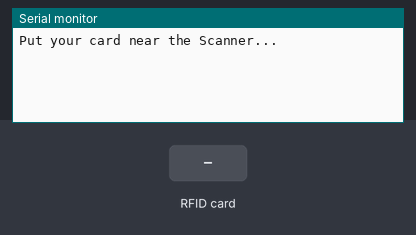
Recording of a sketch running on a simulated Arduino Mega 2560, built with avr-gcc and run on an emulated ATmega2560. Parts: the last lines printed to the serial monitor. Inputs (shaded band) come from the test bench.

Above: at 1.2 s.
1.3 s: RFID card D3 46 14 0A held to the reader
At 1.9 s:
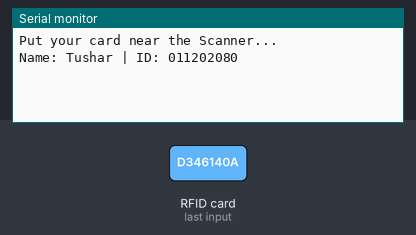
2.8 s: RFID card 43 9E 5D 97 held to the reader
At 3.3 s:
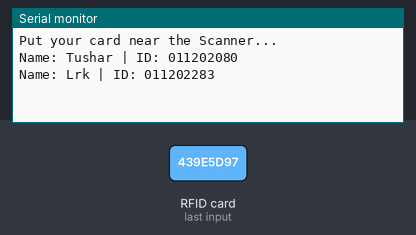
4.3 s: RFID card 5E 7A 19 C4 held to the reader
At 4.6 s:
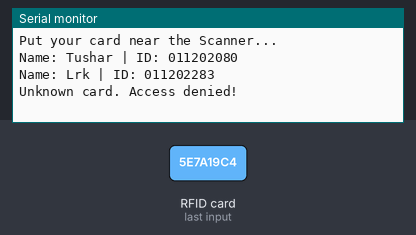

The sketch:

RFID_Excel.ino
```cpp
#include <SPI.h>
#include <MFRC522.h>

#define SS_PIN 53
#define RST_PIN 5

MFRC522 mfrc522(SS_PIN, RST_PIN); // Create MFRC522 instance.

byte Name1[5] = {0xD3, 0x46, 0x14, 0x0A}; // Tushar UID card
byte Name2[5] = {0x43, 0x9E, 0x5D, 0x97}; // Lrk UID card

void setup() {
  Serial.begin(9600);
  SPI.begin(); // Initiate  SPI bus
  mfrc522.PCD_Init(); // Initiate MFRC522
  Serial.println("Put your card near the Scanner...");
  Serial.println();
}

void loop() {
  // Look for new cards
  if ( ! mfrc522.PICC_IsNewCardPresent()) {
    return;
  }

  // Select one of the cards
  if ( ! mfrc522.PICC_ReadCardSerial()) {
    return;
  }

  // Check if the card UID matches Name1 or Name2
  if (compareUID(mfrc522.uid.uidByte, Name1)) {
    Serial.println("Name: Tushar | ID: 011202080");
    // Add code here to record attendance for Tushar (e.g., update a database or set a flag)
  } else if (compareUID(mfrc522.uid.uidByte, Name2)) {
    Serial.println("Name: Lrk | ID: 011202283");
    // Add code here to record attendance for Lrk (e.g., update a database or set a flag)
  } else {
    Serial.println("Unknown card. Access denied!");
  }

  // Halt PICC
  mfrc522.PICC_HaltA();

  // Stop encryption on PCD
  mfrc522.PCD_StopCrypto1();
}

bool compareUID(byte* cardID, byte* expectedID) {
  for (int i = 0; i < 4; i++) {
    if (cardID[i] != expectedID[i]) {
      return false;
    }
  }
  return true;
}
```

Measured:
- after the input at 1.3 s, the serial monitor: prints a new line at once (image 1)
- after the input at 2.8 s, the serial monitor: prints a new line at once (image 2)
- after the input at 4.3 s, the serial monitor: prints a new line at once (image 3)
